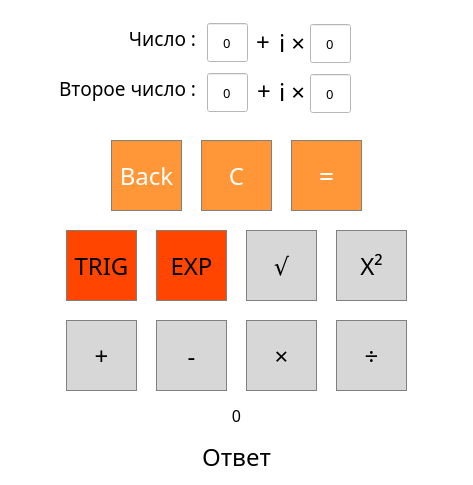
<?xml version="1.0" encoding="UTF-8"?>
<ui version="4.0">
 <class>MainWindow</class>
 <widget class="QMainWindow" name="MainWindow">
  <property name="geometry">
   <rect>
    <x>0</x>
    <y>0</y>
    <width>473</width>
    <height>485</height>
   </rect>
  </property>
  <property name="windowTitle">
   <string>MainWindow</string>
  </property>
  <property name="styleSheet">
   <string notr="true">background-color: rgb(255, 255, 255);</string>
  </property>
  <widget class="QWidget" name="centralwidget">
   <widget class="QSpinBox" name="spinBox_1">
    <property name="geometry">
     <rect>
      <x>207</x>
      <y>22</y>
      <width>41</width>
      <height>41</height>
     </rect>
    </property>
    <property name="font">
     <font>
      <family>Montserrat</family>
      <pointsize>10</pointsize>
     </font>
    </property>
    <property name="alignment">
     <set>Qt::AlignCenter</set>
    </property>
    <property name="buttonSymbols">
     <enum>QAbstractSpinBox::NoButtons</enum>
    </property>
   </widget>
   <widget class="QLabel" name="label">
    <property name="geometry">
     <rect>
      <x>45</x>
      <y>18</y>
      <width>151</width>
      <height>41</height>
     </rect>
    </property>
    <property name="font">
     <font>
      <family>Montserrat</family>
      <pointsize>14</pointsize>
     </font>
    </property>
    <property name="text">
     <string>Число :</string>
    </property>
    <property name="alignment">
     <set>Qt::AlignRight|Qt::AlignTrailing|Qt::AlignVCenter</set>
    </property>
   </widget>
   <widget class="QLabel" name="label_2">
    <property name="geometry">
     <rect>
      <x>279</x>
      <y>27</y>
      <width>31</width>
      <height>31</height>
     </rect>
    </property>
    <property name="font">
     <font>
      <family>Montserrat</family>
      <pointsize>18</pointsize>
      <weight>50</weight>
      <bold>false</bold>
     </font>
    </property>
    <property name="text">
     <string>i ×</string>
    </property>
   </widget>
   <widget class="QSpinBox" name="spinBox_2">
    <property name="geometry">
     <rect>
      <x>310</x>
      <y>23</y>
      <width>41</width>
      <height>41</height>
     </rect>
    </property>
    <property name="font">
     <font>
      <family>Montserrat</family>
      <pointsize>10</pointsize>
     </font>
    </property>
    <property name="alignment">
     <set>Qt::AlignCenter</set>
    </property>
    <property name="buttonSymbols">
     <enum>QAbstractSpinBox::NoButtons</enum>
    </property>
   </widget>
   <widget class="QPushButton" name="pushButton_st">
    <property name="geometry">
     <rect>
      <x>336</x>
      <y>230</y>
      <width>71</width>
      <height>71</height>
     </rect>
    </property>
    <property name="font">
     <font>
      <family>Montserrat</family>
      <pointsize>18</pointsize>
     </font>
    </property>
    <property name="styleSheet">
     <string notr="true">QPushButton {
  background-color: rgb(215, 215, 215);
  border: 1px solid gray;
}
QPushButton:pressed {
    background-color: qlineargradient(x1: 0, y1: 0, x2: 0, y2: 1,
                                      stop: 0 #BEBEBE, stop: 1 #D7D7D7);
}</string>
    </property>
    <property name="text">
     <string>Х²</string>
    </property>
   </widget>
   <widget class="QPushButton" name="pushButton_C">
    <property name="geometry">
     <rect>
      <x>201</x>
      <y>140</y>
      <width>71</width>
      <height>71</height>
     </rect>
    </property>
    <property name="font">
     <font>
      <family>Montserrat</family>
      <pointsize>18</pointsize>
     </font>
    </property>
    <property name="styleSheet">
     <string notr="true">QPushButton {
  background-color: rgb(255, 151, 57);
  color: white; 
  border: 1px solid gray;
}

QPushButton:pressed {
    background-color: qlineargradient(x1: 0, y1: 0, x2: 0, y2: 1,
                                      stop: 0 #FF7832, stop: 1 #FF9739);
}</string>
    </property>
    <property name="text">
     <string>C</string>
    </property>
   </widget>
   <widget class="QPushButton" name="pushButton_trig">
    <property name="geometry">
     <rect>
      <x>66</x>
      <y>230</y>
      <width>71</width>
      <height>71</height>
     </rect>
    </property>
    <property name="font">
     <font>
      <family>Montserrat</family>
      <pointsize>18</pointsize>
     </font>
    </property>
    <property name="styleSheet">
     <string notr="true">QPushButton {
  background-color: rgb(255, 69, 0);
  border: 1px solid gray;
}
QPushButton:pressed {
    background-color: qlineargradient(x1: 0, y1: 0, x2: 0, y2: 1,
                                      stop: 0 #FF0000, stop: 1 #FF4500);
}</string>
    </property>
    <property name="text">
     <string>TRIG</string>
    </property>
   </widget>
   <widget class="QPushButton" name="pushButton_exp">
    <property name="geometry">
     <rect>
      <x>156</x>
      <y>230</y>
      <width>71</width>
      <height>71</height>
     </rect>
    </property>
    <property name="font">
     <font>
      <family>Montserrat</family>
      <pointsize>18</pointsize>
     </font>
    </property>
    <property name="styleSheet">
     <string notr="true">QPushButton {
  background-color: rgb(255, 69, 0);
  border: 1px solid gray;
}
QPushButton:pressed {
    background-color: qlineargradient(x1: 0, y1: 0, x2: 0, y2: 1,
                                      stop: 0 #FF0000, stop: 1 #FF4500);
}</string>
    </property>
    <property name="text">
     <string>EXP</string>
    </property>
   </widget>
   <widget class="QPushButton" name="pushButton_um">
    <property name="geometry">
     <rect>
      <x>246</x>
      <y>320</y>
      <width>71</width>
      <height>71</height>
     </rect>
    </property>
    <property name="font">
     <font>
      <family>Montserrat</family>
      <pointsize>18</pointsize>
     </font>
    </property>
    <property name="styleSheet">
     <string notr="true">QPushButton {
  background-color: rgb(215, 215, 215);
  border: 1px solid gray;
}
QPushButton:pressed {
    background-color: qlineargradient(x1: 0, y1: 0, x2: 0, y2: 1,
                                      stop: 0 #BEBEBE, stop: 1 #D7D7D7);
}</string>
    </property>
    <property name="text">
     <string>×</string>
    </property>
   </widget>
   <widget class="QPushButton" name="pushButton_sq">
    <property name="geometry">
     <rect>
      <x>246</x>
      <y>230</y>
      <width>71</width>
      <height>71</height>
     </rect>
    </property>
    <property name="font">
     <font>
      <family>Montserrat</family>
      <pointsize>18</pointsize>
     </font>
    </property>
    <property name="styleSheet">
     <string notr="true">QPushButton {
  background-color: rgb(215, 215, 215);
  border: 1px solid gray;
}
QPushButton:pressed {
    background-color: qlineargradient(x1: 0, y1: 0, x2: 0, y2: 1,
                                      stop: 0 #BEBEBE, stop: 1 #D7D7D7);
}</string>
    </property>
    <property name="text">
     <string>√</string>
    </property>
   </widget>
   <widget class="QPushButton" name="pushButton_pl">
    <property name="geometry">
     <rect>
      <x>66</x>
      <y>320</y>
      <width>71</width>
      <height>71</height>
     </rect>
    </property>
    <property name="font">
     <font>
      <family>Montserrat</family>
      <pointsize>18</pointsize>
     </font>
    </property>
    <property name="styleSheet">
     <string notr="true">QPushButton {
  background-color: rgb(215, 215, 215);
  border: 1px solid gray;
}
QPushButton:pressed {
    background-color: qlineargradient(x1: 0, y1: 0, x2: 0, y2: 1,
                                      stop: 0 #BEBEBE, stop: 1 #D7D7D7);
}</string>
    </property>
    <property name="text">
     <string>+</string>
    </property>
   </widget>
   <widget class="QPushButton" name="pushButton_an">
    <property name="geometry">
     <rect>
      <x>291</x>
      <y>140</y>
      <width>71</width>
      <height>71</height>
     </rect>
    </property>
    <property name="font">
     <font>
      <family>Montserrat</family>
      <pointsize>20</pointsize>
     </font>
    </property>
    <property name="styleSheet">
     <string notr="true">QPushButton {
  background-color: rgb(255, 151, 57);
  color: white; 
  border: 1px solid gray;
}

QPushButton:pressed {
    background-color: qlineargradient(x1: 0, y1: 0, x2: 0, y2: 1,
                                      stop: 0 #FF7832, stop: 1 #FF9739);
}</string>
    </property>
    <property name="text">
     <string>=</string>
    </property>
   </widget>
   <widget class="QPushButton" name="pushButton_de">
    <property name="geometry">
     <rect>
      <x>336</x>
      <y>320</y>
      <width>71</width>
      <height>71</height>
     </rect>
    </property>
    <property name="font">
     <font>
      <family>Montserrat</family>
      <pointsize>18</pointsize>
     </font>
    </property>
    <property name="styleSheet">
     <string notr="true">QPushButton {
  background-color: rgb(215, 215, 215);
  border: 1px solid gray;
}
QPushButton:pressed {
    background-color: qlineargradient(x1: 0, y1: 0, x2: 0, y2: 1,
                                      stop: 0 #BEBEBE, stop: 1 #D7D7D7);
}</string>
    </property>
    <property name="text">
     <string>÷</string>
    </property>
   </widget>
   <widget class="QPushButton" name="pushButton_mi">
    <property name="geometry">
     <rect>
      <x>156</x>
      <y>320</y>
      <width>71</width>
      <height>71</height>
     </rect>
    </property>
    <property name="font">
     <font>
      <family>Montserrat</family>
      <pointsize>18</pointsize>
     </font>
    </property>
    <property name="styleSheet">
     <string notr="true">QPushButton {
  background-color: rgb(215, 215, 215);
  border: 1px solid gray;
}
QPushButton:pressed {
    background-color: qlineargradient(x1: 0, y1: 0, x2: 0, y2: 1,
                                      stop: 0 #BEBEBE, stop: 1 #D7D7D7);
}</string>
    </property>
    <property name="text">
     <string>-</string>
    </property>
   </widget>
   <widget class="QPushButton" name="pushButton_back">
    <property name="geometry">
     <rect>
      <x>111</x>
      <y>140</y>
      <width>71</width>
      <height>71</height>
     </rect>
    </property>
    <property name="font">
     <font>
      <family>Montserrat</family>
      <pointsize>18</pointsize>
     </font>
    </property>
    <property name="styleSheet">
     <string notr="true">QPushButton {
  background-color: rgb(255, 151, 57);
  color: white; 
  border: 1px solid gray;
}

QPushButton:pressed {
    background-color: qlineargradient(x1: 0, y1: 0, x2: 0, y2: 1,
                                      stop: 0 #FF7832, stop: 1 #FF9739);
}</string>
    </property>
    <property name="text">
     <string>Back</string>
    </property>
   </widget>
   <widget class="QLabel" name="label_3">
    <property name="geometry">
     <rect>
      <x>45</x>
      <y>68</y>
      <width>151</width>
      <height>41</height>
     </rect>
    </property>
    <property name="font">
     <font>
      <family>Montserrat</family>
      <pointsize>14</pointsize>
     </font>
    </property>
    <property name="text">
     <string>Второе число :</string>
    </property>
    <property name="alignment">
     <set>Qt::AlignRight|Qt::AlignTrailing|Qt::AlignVCenter</set>
    </property>
   </widget>
   <widget class="QSpinBox" name="spinBox_4">
    <property name="geometry">
     <rect>
      <x>310</x>
      <y>73</y>
      <width>41</width>
      <height>41</height>
     </rect>
    </property>
    <property name="font">
     <font>
      <family>Montserrat</family>
      <pointsize>10</pointsize>
     </font>
    </property>
    <property name="alignment">
     <set>Qt::AlignCenter</set>
    </property>
    <property name="buttonSymbols">
     <enum>QAbstractSpinBox::NoButtons</enum>
    </property>
   </widget>
   <widget class="QSpinBox" name="spinBox_3">
    <property name="geometry">
     <rect>
      <x>207</x>
      <y>72</y>
      <width>41</width>
      <height>41</height>
     </rect>
    </property>
    <property name="font">
     <font>
      <family>Montserrat</family>
      <pointsize>10</pointsize>
     </font>
    </property>
    <property name="alignment">
     <set>Qt::AlignCenter</set>
    </property>
    <property name="buttonSymbols">
     <enum>QAbstractSpinBox::NoButtons</enum>
    </property>
   </widget>
   <widget class="QLabel" name="label_4">
    <property name="geometry">
     <rect>
      <x>279</x>
      <y>76</y>
      <width>31</width>
      <height>31</height>
     </rect>
    </property>
    <property name="font">
     <font>
      <family>Montserrat</family>
      <pointsize>18</pointsize>
      <weight>50</weight>
      <bold>false</bold>
     </font>
    </property>
    <property name="text">
     <string>i ×</string>
    </property>
   </widget>
   <widget class="QLabel" name="label_5">
    <property name="geometry">
     <rect>
      <x>256</x>
      <y>21</y>
      <width>16</width>
      <height>41</height>
     </rect>
    </property>
    <property name="font">
     <font>
      <family>Montserrat</family>
      <pointsize>18</pointsize>
     </font>
    </property>
    <property name="text">
     <string>+</string>
    </property>
   </widget>
   <widget class="QLabel" name="label_6">
    <property name="geometry">
     <rect>
      <x>257</x>
      <y>70</y>
      <width>16</width>
      <height>41</height>
     </rect>
    </property>
    <property name="font">
     <font>
      <family>Montserrat</family>
      <pointsize>18</pointsize>
     </font>
    </property>
    <property name="text">
     <string>+</string>
    </property>
   </widget>
   <widget class="QLabel" name="label_8">
    <property name="geometry">
     <rect>
      <x>1</x>
      <y>441</y>
      <width>471</width>
      <height>31</height>
     </rect>
    </property>
    <property name="font">
     <font>
      <family>Montserrat</family>
      <pointsize>18</pointsize>
     </font>
    </property>
    <property name="text">
     <string>Ответ</string>
    </property>
    <property name="alignment">
     <set>Qt::AlignCenter</set>
    </property>
   </widget>
   <widget class="QLabel" name="label_7">
    <property name="geometry">
     <rect>
      <x>1</x>
      <y>400</y>
      <width>471</width>
      <height>31</height>
     </rect>
    </property>
    <property name="font">
     <font>
      <family>Montserrat</family>
      <pointsize>12</pointsize>
     </font>
    </property>
    <property name="text">
     <string>0</string>
    </property>
    <property name="alignment">
     <set>Qt::AlignCenter</set>
    </property>
   </widget>
   <widget class="QLabel" name="label_9">
    <property name="geometry">
     <rect>
      <x>353</x>
      <y>51</y>
      <width>31</width>
      <height>31</height>
     </rect>
    </property>
    <property name="font">
     <font>
      <family>Calibri</family>
      <pointsize>22</pointsize>
      <weight>75</weight>
      <bold>true</bold>
     </font>
    </property>
    <property name="text">
     <string/>
    </property>
   </widget>
  </widget>
 </widget>
 <resources/>
 <connections>
  <connection>
   <sender>pushButton_pl</sender>
   <signal>clicked()</signal>
   <receiver>label_3</receiver>
   <slot>show()</slot>
   <hints>
    <hint type="sourcelabel">
     <x>78</x>
     <y>420</y>
    </hint>
    <hint type="destinationlabel">
     <x>67</x>
     <y>109</y>
    </hint>
   </hints>
  </connection>
  <connection>
   <sender>pushButton_pl</sender>
   <signal>clicked()</signal>
   <receiver>spinBox_3</receiver>
   <slot>show()</slot>
   <hints>
    <hint type="sourcelabel">
     <x>109</x>
     <y>406</y>
    </hint>
    <hint type="destinationlabel">
     <x>181</x>
     <y>106</y>
    </hint>
   </hints>
  </connection>
  <connection>
   <sender>pushButton_pl</sender>
   <signal>clicked()</signal>
   <receiver>label_6</receiver>
   <slot>show()</slot>
   <hints>
    <hint type="sourcelabel">
     <x>96</x>
     <y>429</y>
    </hint>
    <hint type="destinationlabel">
     <x>220</x>
     <y>110</y>
    </hint>
   </hints>
  </connection>
  <connection>
   <sender>pushButton_pl</sender>
   <signal>clicked()</signal>
   <receiver>label_4</receiver>
   <slot>show()</slot>
   <hints>
    <hint type="sourcelabel">
     <x>107</x>
     <y>434</y>
    </hint>
    <hint type="destinationlabel">
     <x>250</x>
     <y>107</y>
    </hint>
   </hints>
  </connection>
  <connection>
   <sender>pushButton_pl</sender>
   <signal>clicked()</signal>
   <receiver>spinBox_4</receiver>
   <slot>show()</slot>
   <hints>
    <hint type="sourcelabel">
     <x>101</x>
     <y>403</y>
    </hint>
    <hint type="destinationlabel">
     <x>283</x>
     <y>107</y>
    </hint>
   </hints>
  </connection>
  <connection>
   <sender>pushButton_mi</sender>
   <signal>clicked()</signal>
   <receiver>label_3</receiver>
   <slot>show()</slot>
   <hints>
    <hint type="sourcelabel">
     <x>184</x>
     <y>404</y>
    </hint>
    <hint type="destinationlabel">
     <x>96</x>
     <y>87</y>
    </hint>
   </hints>
  </connection>
  <connection>
   <sender>pushButton_mi</sender>
   <signal>clicked()</signal>
   <receiver>spinBox_3</receiver>
   <slot>show()</slot>
   <hints>
    <hint type="sourcelabel">
     <x>194</x>
     <y>440</y>
    </hint>
    <hint type="destinationlabel">
     <x>172</x>
     <y>107</y>
    </hint>
   </hints>
  </connection>
  <connection>
   <sender>pushButton_mi</sender>
   <signal>clicked()</signal>
   <receiver>label_6</receiver>
   <slot>show()</slot>
   <hints>
    <hint type="sourcelabel">
     <x>181</x>
     <y>440</y>
    </hint>
    <hint type="destinationlabel">
     <x>224</x>
     <y>97</y>
    </hint>
   </hints>
  </connection>
  <connection>
   <sender>pushButton_mi</sender>
   <signal>clicked()</signal>
   <receiver>label_4</receiver>
   <slot>show()</slot>
   <hints>
    <hint type="sourcelabel">
     <x>225</x>
     <y>409</y>
    </hint>
    <hint type="destinationlabel">
     <x>247</x>
     <y>111</y>
    </hint>
   </hints>
  </connection>
  <connection>
   <sender>pushButton_mi</sender>
   <signal>clicked()</signal>
   <receiver>spinBox_4</receiver>
   <slot>show()</slot>
   <hints>
    <hint type="sourcelabel">
     <x>180</x>
     <y>403</y>
    </hint>
    <hint type="destinationlabel">
     <x>285</x>
     <y>103</y>
    </hint>
   </hints>
  </connection>
  <connection>
   <sender>pushButton_um</sender>
   <signal>clicked()</signal>
   <receiver>label_3</receiver>
   <slot>show()</slot>
   <hints>
    <hint type="sourcelabel">
     <x>272</x>
     <y>408</y>
    </hint>
    <hint type="destinationlabel">
     <x>15</x>
     <y>105</y>
    </hint>
   </hints>
  </connection>
  <connection>
   <sender>pushButton_um</sender>
   <signal>clicked()</signal>
   <receiver>spinBox_3</receiver>
   <slot>show()</slot>
   <hints>
    <hint type="sourcelabel">
     <x>277</x>
     <y>410</y>
    </hint>
    <hint type="destinationlabel">
     <x>173</x>
     <y>105</y>
    </hint>
   </hints>
  </connection>
  <connection>
   <sender>pushButton_um</sender>
   <signal>clicked()</signal>
   <receiver>spinBox_3</receiver>
   <slot>show()</slot>
   <hints>
    <hint type="sourcelabel">
     <x>303</x>
     <y>402</y>
    </hint>
    <hint type="destinationlabel">
     <x>179</x>
     <y>105</y>
    </hint>
   </hints>
  </connection>
  <connection>
   <sender>pushButton_um</sender>
   <signal>clicked()</signal>
   <receiver>label_6</receiver>
   <slot>show()</slot>
   <hints>
    <hint type="sourcelabel">
     <x>291</x>
     <y>421</y>
    </hint>
    <hint type="destinationlabel">
     <x>223</x>
     <y>108</y>
    </hint>
   </hints>
  </connection>
  <connection>
   <sender>pushButton_um</sender>
   <signal>clicked()</signal>
   <receiver>label_4</receiver>
   <slot>show()</slot>
   <hints>
    <hint type="sourcelabel">
     <x>291</x>
     <y>429</y>
    </hint>
    <hint type="destinationlabel">
     <x>248</x>
     <y>117</y>
    </hint>
   </hints>
  </connection>
  <connection>
   <sender>pushButton_um</sender>
   <signal>clicked()</signal>
   <receiver>spinBox_4</receiver>
   <slot>show()</slot>
   <hints>
    <hint type="sourcelabel">
     <x>258</x>
     <y>423</y>
    </hint>
    <hint type="destinationlabel">
     <x>283</x>
     <y>111</y>
    </hint>
   </hints>
  </connection>
  <connection>
   <sender>pushButton_de</sender>
   <signal>clicked()</signal>
   <receiver>label_3</receiver>
   <slot>show()</slot>
   <hints>
    <hint type="sourcelabel">
     <x>370</x>
     <y>440</y>
    </hint>
    <hint type="destinationlabel">
     <x>27</x>
     <y>103</y>
    </hint>
   </hints>
  </connection>
  <connection>
   <sender>pushButton_de</sender>
   <signal>clicked()</signal>
   <receiver>spinBox_3</receiver>
   <slot>show()</slot>
   <hints>
    <hint type="sourcelabel">
     <x>384</x>
     <y>432</y>
    </hint>
    <hint type="destinationlabel">
     <x>181</x>
     <y>104</y>
    </hint>
   </hints>
  </connection>
  <connection>
   <sender>pushButton_de</sender>
   <signal>clicked()</signal>
   <receiver>label_6</receiver>
   <slot>show()</slot>
   <hints>
    <hint type="sourcelabel">
     <x>385</x>
     <y>427</y>
    </hint>
    <hint type="destinationlabel">
     <x>225</x>
     <y>114</y>
    </hint>
   </hints>
  </connection>
  <connection>
   <sender>pushButton_de</sender>
   <signal>clicked()</signal>
   <receiver>label_4</receiver>
   <slot>show()</slot>
   <hints>
    <hint type="sourcelabel">
     <x>390</x>
     <y>434</y>
    </hint>
    <hint type="destinationlabel">
     <x>250</x>
     <y>105</y>
    </hint>
   </hints>
  </connection>
  <connection>
   <sender>pushButton_de</sender>
   <signal>clicked()</signal>
   <receiver>spinBox_4</receiver>
   <slot>show()</slot>
   <hints>
    <hint type="sourcelabel">
     <x>348</x>
     <y>413</y>
    </hint>
    <hint type="destinationlabel">
     <x>289</x>
     <y>104</y>
    </hint>
   </hints>
  </connection>
  <connection>
   <sender>pushButton_sq</sender>
   <signal>clicked()</signal>
   <receiver>label_3</receiver>
   <slot>hide()</slot>
   <hints>
    <hint type="sourcelabel">
     <x>297</x>
     <y>322</y>
    </hint>
    <hint type="destinationlabel">
     <x>97</x>
     <y>89</y>
    </hint>
   </hints>
  </connection>
  <connection>
   <sender>pushButton_sq</sender>
   <signal>clicked()</signal>
   <receiver>spinBox_3</receiver>
   <slot>hide()</slot>
   <hints>
    <hint type="sourcelabel">
     <x>293</x>
     <y>336</y>
    </hint>
    <hint type="destinationlabel">
     <x>181</x>
     <y>104</y>
    </hint>
   </hints>
  </connection>
  <connection>
   <sender>pushButton_sq</sender>
   <signal>clicked()</signal>
   <receiver>label_6</receiver>
   <slot>hide()</slot>
   <hints>
    <hint type="sourcelabel">
     <x>262</x>
     <y>329</y>
    </hint>
    <hint type="destinationlabel">
     <x>222</x>
     <y>108</y>
    </hint>
   </hints>
  </connection>
  <connection>
   <sender>pushButton_sq</sender>
   <signal>clicked()</signal>
   <receiver>label_4</receiver>
   <slot>hide()</slot>
   <hints>
    <hint type="sourcelabel">
     <x>299</x>
     <y>333</y>
    </hint>
    <hint type="destinationlabel">
     <x>259</x>
     <y>113</y>
    </hint>
   </hints>
  </connection>
  <connection>
   <sender>pushButton_sq</sender>
   <signal>clicked()</signal>
   <receiver>spinBox_4</receiver>
   <slot>hide()</slot>
   <hints>
    <hint type="sourcelabel">
     <x>287</x>
     <y>328</y>
    </hint>
    <hint type="destinationlabel">
     <x>290</x>
     <y>112</y>
    </hint>
   </hints>
  </connection>
  <connection>
   <sender>pushButton_st</sender>
   <signal>clicked()</signal>
   <receiver>label_3</receiver>
   <slot>hide()</slot>
   <hints>
    <hint type="sourcelabel">
     <x>361</x>
     <y>315</y>
    </hint>
    <hint type="destinationlabel">
     <x>104</x>
     <y>87</y>
    </hint>
   </hints>
  </connection>
  <connection>
   <sender>pushButton_st</sender>
   <signal>clicked()</signal>
   <receiver>spinBox_3</receiver>
   <slot>hide()</slot>
   <hints>
    <hint type="sourcelabel">
     <x>358</x>
     <y>335</y>
    </hint>
    <hint type="destinationlabel">
     <x>172</x>
     <y>110</y>
    </hint>
   </hints>
  </connection>
  <connection>
   <sender>pushButton_st</sender>
   <signal>clicked()</signal>
   <receiver>label_6</receiver>
   <slot>hide()</slot>
   <hints>
    <hint type="sourcelabel">
     <x>385</x>
     <y>347</y>
    </hint>
    <hint type="destinationlabel">
     <x>220</x>
     <y>110</y>
    </hint>
   </hints>
  </connection>
  <connection>
   <sender>pushButton_st</sender>
   <signal>clicked()</signal>
   <receiver>label_4</receiver>
   <slot>hide()</slot>
   <hints>
    <hint type="sourcelabel">
     <x>390</x>
     <y>326</y>
    </hint>
    <hint type="destinationlabel">
     <x>242</x>
     <y>117</y>
    </hint>
   </hints>
  </connection>
  <connection>
   <sender>pushButton_st</sender>
   <signal>clicked()</signal>
   <receiver>spinBox_4</receiver>
   <slot>hide()</slot>
   <hints>
    <hint type="sourcelabel">
     <x>381</x>
     <y>328</y>
    </hint>
    <hint type="destinationlabel">
     <x>291</x>
     <y>110</y>
    </hint>
   </hints>
  </connection>
  <connection>
   <sender>pushButton_trig</sender>
   <signal>clicked()</signal>
   <receiver>label_3</receiver>
   <slot>hide()</slot>
   <hints>
    <hint type="sourcelabel">
     <x>76</x>
     <y>315</y>
    </hint>
    <hint type="destinationlabel">
     <x>120</x>
     <y>90</y>
    </hint>
   </hints>
  </connection>
  <connection>
   <sender>pushButton_trig</sender>
   <signal>clicked()</signal>
   <receiver>spinBox_3</receiver>
   <slot>hide()</slot>
   <hints>
    <hint type="sourcelabel">
     <x>73</x>
     <y>336</y>
    </hint>
    <hint type="destinationlabel">
     <x>175</x>
     <y>104</y>
    </hint>
   </hints>
  </connection>
  <connection>
   <sender>pushButton_trig</sender>
   <signal>clicked()</signal>
   <receiver>label_6</receiver>
   <slot>hide()</slot>
   <hints>
    <hint type="sourcelabel">
     <x>112</x>
     <y>332</y>
    </hint>
    <hint type="destinationlabel">
     <x>226</x>
     <y>111</y>
    </hint>
   </hints>
  </connection>
  <connection>
   <sender>pushButton_trig</sender>
   <signal>clicked()</signal>
   <receiver>label_4</receiver>
   <slot>hide()</slot>
   <hints>
    <hint type="sourcelabel">
     <x>76</x>
     <y>330</y>
    </hint>
    <hint type="destinationlabel">
     <x>246</x>
     <y>112</y>
    </hint>
   </hints>
  </connection>
  <connection>
   <sender>pushButton_trig</sender>
   <signal>clicked()</signal>
   <receiver>spinBox_4</receiver>
   <slot>hide()</slot>
   <hints>
    <hint type="sourcelabel">
     <x>81</x>
     <y>349</y>
    </hint>
    <hint type="destinationlabel">
     <x>289</x>
     <y>111</y>
    </hint>
   </hints>
  </connection>
  <connection>
   <sender>pushButton_exp</sender>
   <signal>clicked()</signal>
   <receiver>label_3</receiver>
   <slot>hide()</slot>
   <hints>
    <hint type="sourcelabel">
     <x>180</x>
     <y>348</y>
    </hint>
    <hint type="destinationlabel">
     <x>96</x>
     <y>93</y>
    </hint>
   </hints>
  </connection>
  <connection>
   <sender>pushButton_exp</sender>
   <signal>clicked()</signal>
   <receiver>spinBox_3</receiver>
   <slot>hide()</slot>
   <hints>
    <hint type="sourcelabel">
     <x>180</x>
     <y>330</y>
    </hint>
    <hint type="destinationlabel">
     <x>179</x>
     <y>108</y>
    </hint>
   </hints>
  </connection>
  <connection>
   <sender>pushButton_exp</sender>
   <signal>clicked()</signal>
   <receiver>label_6</receiver>
   <slot>hide()</slot>
   <hints>
    <hint type="sourcelabel">
     <x>218</x>
     <y>339</y>
    </hint>
    <hint type="destinationlabel">
     <x>222</x>
     <y>110</y>
    </hint>
   </hints>
  </connection>
  <connection>
   <sender>pushButton_exp</sender>
   <signal>clicked()</signal>
   <receiver>label_4</receiver>
   <slot>hide()</slot>
   <hints>
    <hint type="sourcelabel">
     <x>180</x>
     <y>321</y>
    </hint>
    <hint type="destinationlabel">
     <x>249</x>
     <y>115</y>
    </hint>
   </hints>
  </connection>
  <connection>
   <sender>pushButton_exp</sender>
   <signal>clicked()</signal>
   <receiver>spinBox_4</receiver>
   <slot>hide()</slot>
   <hints>
    <hint type="sourcelabel">
     <x>218</x>
     <y>348</y>
    </hint>
    <hint type="destinationlabel">
     <x>280</x>
     <y>111</y>
    </hint>
   </hints>
  </connection>
  <connection>
   <sender>pushButton_an</sender>
   <signal>clicked()</signal>
   <receiver>label_8</receiver>
   <slot>show()</slot>
   <hints>
    <hint type="sourcelabel">
     <x>319</x>
     <y>241</y>
    </hint>
    <hint type="destinationlabel">
     <x>248</x>
     <y>509</y>
    </hint>
   </hints>
  </connection>
  <connection>
   <sender>pushButton_an</sender>
   <signal>clicked()</signal>
   <receiver>label_7</receiver>
   <slot>show()</slot>
   <hints>
    <hint type="sourcelabel">
     <x>311</x>
     <y>216</y>
    </hint>
    <hint type="destinationlabel">
     <x>279</x>
     <y>478</y>
    </hint>
   </hints>
  </connection>
 </connections>
</ui>
